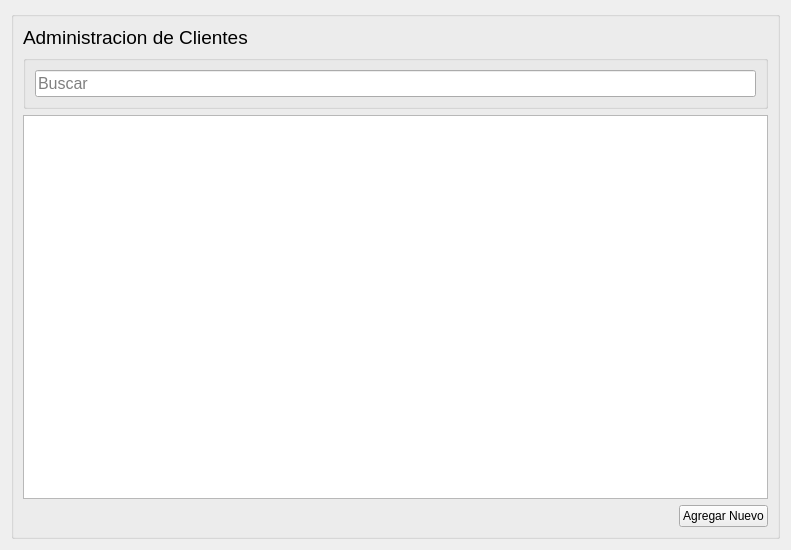
<?xml version="1.0" encoding="UTF-8"?>
<ui version="4.0">
 <class>Form</class>
 <widget class="QWidget" name="Form">
  <property name="geometry">
   <rect>
    <x>0</x>
    <y>0</y>
    <width>791</width>
    <height>550</height>
   </rect>
  </property>
  <property name="windowTitle">
   <string>Form</string>
  </property>
  <layout class="QGridLayout" name="gridLayout_3">
   <item row="0" column="0">
    <widget class="QGroupBox" name="groupBox_3">
     <property name="title">
      <string/>
     </property>
     <layout class="QGridLayout" name="gridLayout_4" rowstretch="0,10,80,0,0" columnstretch="30,0">
      <item row="1" column="0" colspan="2">
       <widget class="QGroupBox" name="groupBox_2">
        <property name="title">
         <string/>
        </property>
        <layout class="QGridLayout" name="gridLayout_2">
         <item row="0" column="0">
          <widget class="QLineEdit" name="lineEdit">
           <property name="sizePolicy">
            <sizepolicy hsizetype="Expanding" vsizetype="Expanding">
             <horstretch>0</horstretch>
             <verstretch>0</verstretch>
            </sizepolicy>
           </property>
           <property name="font">
            <font>
             <family>Arial</family>
             <pointsize>12</pointsize>
            </font>
           </property>
           <property name="placeholderText">
            <string>Buscar</string>
           </property>
           <property name="cursorMoveStyle">
            <enum>Qt::VisualMoveStyle</enum>
           </property>
           <property name="clearButtonEnabled">
            <bool>true</bool>
           </property>
          </widget>
         </item>
        </layout>
       </widget>
      </item>
      <item row="3" column="0" rowspan="2">
       <spacer name="horizontalSpacer">
        <property name="orientation">
         <enum>Qt::Horizontal</enum>
        </property>
        <property name="sizeHint" stdset="0">
         <size>
          <width>40</width>
          <height>20</height>
         </size>
        </property>
       </spacer>
      </item>
      <item row="3" column="1" rowspan="2">
       <widget class="QPushButton" name="pushButton">
        <property name="sizePolicy">
         <sizepolicy hsizetype="Fixed" vsizetype="Fixed">
          <horstretch>0</horstretch>
          <verstretch>0</verstretch>
         </sizepolicy>
        </property>
        <property name="text">
         <string>Agregar Nuevo</string>
        </property>
        <property name="icon">
         <iconset>
          <normaloff>gui/iconos/nuevo.png</normaloff>gui/iconos/nuevo.png</iconset>
        </property>
        <property name="iconSize">
         <size>
          <width>30</width>
          <height>30</height>
         </size>
        </property>
       </widget>
      </item>
      <item row="2" column="0" colspan="2">
       <widget class="QTableView" name="tableView"/>
      </item>
      <item row="0" column="0">
       <widget class="QLabel" name="label_6">
        <property name="sizePolicy">
         <sizepolicy hsizetype="Preferred" vsizetype="Fixed">
          <horstretch>0</horstretch>
          <verstretch>0</verstretch>
         </sizepolicy>
        </property>
        <property name="font">
         <font>
          <family>Arial</family>
          <pointsize>14</pointsize>
          <weight>50</weight>
          <bold>false</bold>
         </font>
        </property>
        <property name="text">
         <string>Administracion de Clientes</string>
        </property>
        <property name="alignment">
         <set>Qt::AlignLeading|Qt::AlignLeft|Qt::AlignVCenter</set>
        </property>
       </widget>
      </item>
     </layout>
    </widget>
   </item>
  </layout>
 </widget>
 <resources/>
 <connections/>
</ui>
